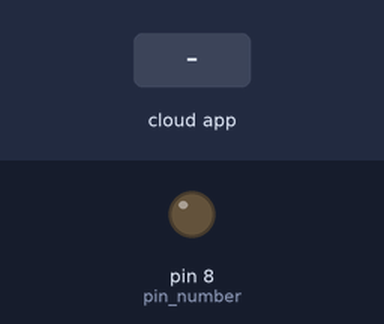
This sketch was run on a simulated Arduino Uno, built with avr-gcc and run on an emulated ATmega328P. Shown: output pins drawn as LEDs (lit = HIGH). The test bench sets the inputs (shaded band). The ROS host is connected and sends only what is stated.

Above: at 1.2 s.
1.3 s: the phone or cloud app sets toggle_led to 0
At 1.9 s:
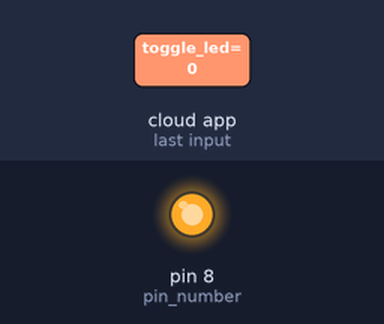
2.8 s: the phone or cloud app sets toggle_led to 1
At 4.2 s:
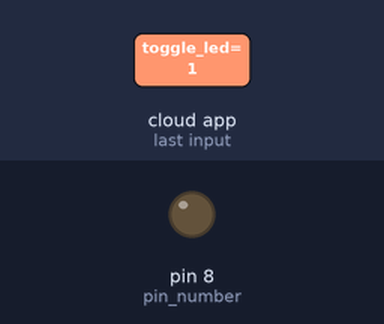
Timing chart, 0 to 5.8 s (numbered marks = the images above; inputs shaded):
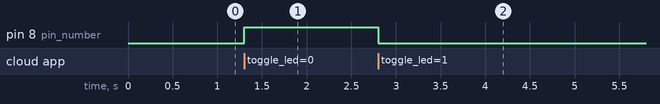

The sketch:

test_blink.ino
```cpp
/*
 * rosserial Subscriber Example
 * Blinks an LED on callback
 */

#include <ros.h>
#include <std_msgs/Empty.h>

int pin_number = 8;

ros::NodeHandle  nh;

void messageCb( const std_msgs::Empty& toggle_msg){
  digitalWrite(pin_number, HIGH-digitalRead(pin_number));   // blink the led
  //Serial.println(toggle_msg.data);
}

ros::Subscriber<std_msgs::Empty> sub("toggle_led", &messageCb );

void setup()
{
  pinMode(pin_number, OUTPUT);
  nh.initNode();
  nh.subscribe(sub);
}

void loop()
{

  nh.spinOnce();
  delay(1);
}
```

Measured:
- after the input at 1.3 s, pin 8 (pin_number): LOW → HIGH at once
- after the input at 2.8 s, pin 8 (pin_number): HIGH → LOW at once
